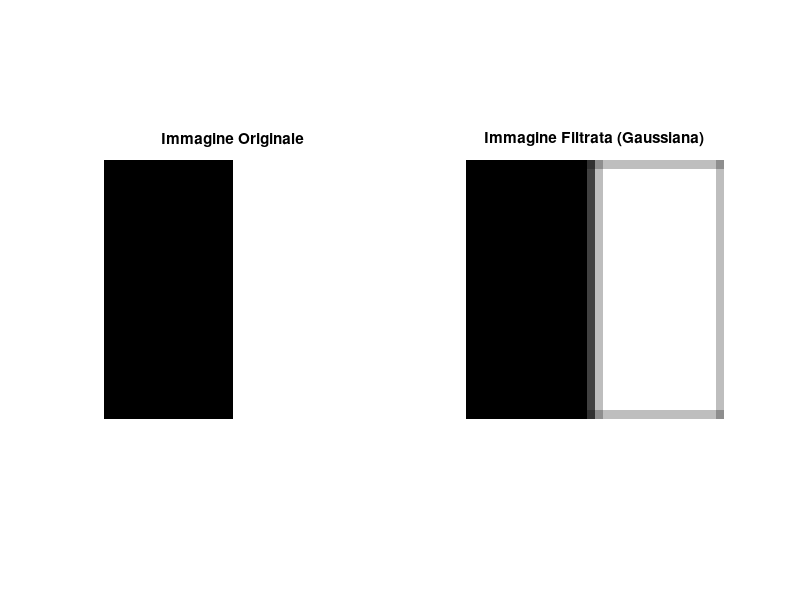

The MATLAB source for this figure:
output_data = load('file_txt_filtroconexcel/striscia.txt');
output_data(output_data > 255) = 255;
output_data(output_data < 0)   = 0;

immagine_filtrata = reshape(output_data, 32, 32);

figure;
subplot(1,2,1);
imshow(uint8(reshape(load('file_txt_originali/immagine_test_striscia.txt'), 32, 32)));
title('Immagine Originale');

subplot(1,2,2);
imshow(uint8(immagine_filtrata));
title('Immagine Filtrata (Gaussiana)');
